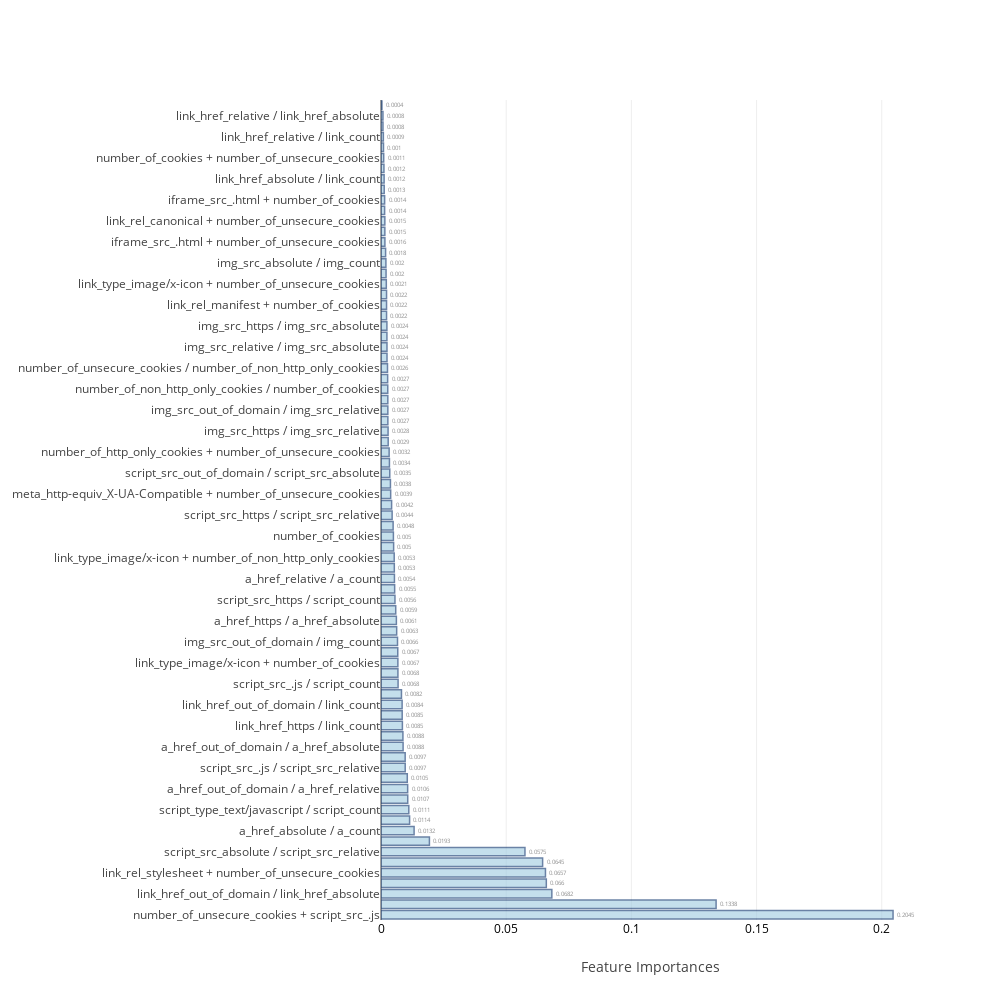

Notebook cell for this chart:
### Code cell
feat_imp=[None]*4
j=0
for i in range(0,8):
    if i>=2 and i<=5:
        model,cm_train,cm_test,acc_train,acc_test,roc_auc,feat_imp[j]=f[i](X_train,Y_train,X_test,Y_test,feature_name)
        j=j+1
    else:
        model,cm_train,cm_test,acc_train,acc_test,roc_auc=f[i](X_train,Y_train,X_test,Y_test)
    table_80_60_train.loc[i]=   ([acc_train,cm_train.TP,cm_train.TN,cm_train.FP,cm_train.FN,cm_train.FPR,cm_train.FNR])
    table_80_60_test.loc[i] =   ([acc_test ,cm_test.TP, cm_test.TN, cm_test.FP, cm_test.FN, cm_test.FPR, cm_test.FNR,roc_auc])
    print("\n")

### Figure 1 — Plotly figure (JSON) as saved in the notebook; plotly's stock layout.template omitted (floating-point values rounded to 4 significant figures)
{"data": [{"marker": {"color": "rgb(158,202,225)", "line": {"color": "rgb(8,48,107)", "width": 1.5}}, "opacity": 0.6, "orientation": "h", "text": [0.2045, 0.1338, 0.0682, 0.066, 0.0657, 0.0645, 0.0575, 0.0193, 0.0132, 0.0114, 0.0111, 0.0107, 0.0106, 0.0105, 0.0097, 0.0097, 0.0088, 0.0088, 0.0085, 0.0085, 0.0084, 0.0082, 0.0068, 0.0068, 0.0067, 0.0067, 0.0066, 0.0063, 0.0061, 0.0059, 0.0056, 0.0055, 0.0054, 0.0053, 0.0053, 0.005, 0.005, 0.0048, 0.0044, 0.0042, 0.0039, 0.0038, 0.0035, 0.0034, 0.0032, 0.0029, 0.0028, 0.0027, 0.0027, 0.0027, 0.0027, 0.0027, 0.0026, 0.0024, 0.0024, 0.0024, 0.0024, 0.0022, 0.0022, 0.0022, 0.0021, 0.002, 0.002, 0.0018, 0.0016, 0.0015, 0.0015, 0.0014, 0.0014, 0.0013, 0.0012, 0.0012, 0.0011, 0.001, 0.0009, 0.0008, 0.0008, 0.0004], "textposition": "outside", "type": "bar", "uid": "49807b62-f121-4ae2-9f6e-eed71d0ee0cb", "x": [0.2045, 0.1338, 0.06823, 0.06603, 0.06568, 0.06455, 0.0575, 0.01934, 0.01322, 0.01142, 0.0111, 0.01068, 0.01065, 0.0105, 0.009664, 0.009652, 0.008821, 0.008754, 0.008542, 0.008462, 0.008434, 0.008176, 0.006823, 0.006758, 0.006738, 0.006694, 0.006593, 0.006259, 0.006144, 0.005884, 0.005573, 0.00545, 0.005365, 0.005314, 0.005271, 0.005046, 0.004952, 0.004839, 0.004446, 0.004238, 0.003862, 0.003769, 0.003498, 0.003369, 0.003245, 0.002868, 0.002824, 0.002738, 0.00273, 0.002724, 0.002701, 0.002658, 0.002592, 0.002402, 0.002389, 0.002365, 0.002355, 0.002222, 0.002218, 0.002215, 0.00212, 0.00202, 0.001962, 0.001836, 0.00156, 0.001536, 0.001532, 0.001449, 0.001449, 0.001285, 0.001245, 0.001174, 0.001078, 0.0009943, 0.0009428, 0.0007856, 0.0007803, 0.0003756], "y": ["number_of_unsecure_cookies + script_src_.js", "number_of_cookies + script_src_out_of_domain", "link_href_out_of_domain / link_href_absolute", "script_src_absolute / script_count", "link_rel_stylesheet + number_of_unsecure_cookies", "link_rel_stylesheet + number_of_cookies", "script_src_absolute / script_src_relative", "number_of_cookies + script_src_absolute", "a_href_absolute / a_count", "a_href_out_of_domain / a_count", "script_type_text/javascript / script_count", "img_src_out_of_domain / img_src_absolute", "a_href_out_of_domain / a_href_relative", "a_href_absolute / a_href_relative", "script_src_.js / script_src_relative", "link_href_out_of_domain / link_href_relative", "a_href_out_of_domain / a_href_absolute", "a_href_https / a_href_relative", "link_href_https / link_count", "script_src_relative / script_count", "link_href_out_of_domain / link_count", "number_of_non_http_only_cookies + script_src_.js", "script_src_.js / script_count", "link_href_.ico + number_of_unsecure_cookies", "link_type_image/x-icon + number_of_cookies", "a_href_https / a_count", "img_src_out_of_domain / img_count", "link_rel_stylesheet + number_of_non_http_only_cookies", "a_href_https / a_href_absolute", "number_of_cookies + number_of_http_only_cookies", "script_src_https / script_count", "script_src_.js / script_src_absolute", "a_href_relative / a_count", "script_src_https / script_src_absolute", "link_type_image/x-icon + number_of_non_http_only_cookies", "meta_http-equiv_X-UA-Compatible + number_of_cookies", "number_of_cookies", "link_href_https / link_href_relative", "script_src_https / script_src_relative", "script_async_true / script_count", "meta_http-equiv_X-UA-Compatible + number_of_unsecure_cookies", "link_href_.ico + number_of_cookies", "script_src_out_of_domain / script_src_absolute", "link_rel_canonical + number_of_non_http_only_cookies", "number_of_http_only_cookies + number_of_unsecure_cookies", "link_href_https / link_href_absolute", "img_src_https / img_src_relative", "script_src_out_of_domain / script_src_relative", "img_src_out_of_domain / img_src_relative", "link_rel_icon + number_of_unsecure_cookies", "number_of_non_http_only_cookies / number_of_cookies", "img_src_relative / img_count", "number_of_unsecure_cookies / number_of_non_http_only_cookies", "link_href_.ico + number_of_non_http_only_cookies", "img_src_relative / img_src_absolute", "link_rel_shortcut icon + number_of_unsecure_cookies", "img_src_https / img_src_absolute", "link_rel_canonical + number_of_cookies", "link_rel_manifest + number_of_cookies", "link_rel_icon + number_of_cookies", "link_type_image/x-icon + number_of_unsecure_cookies", "link_rel_icon + number_of_non_http_only_cookies", "img_src_absolute / img_count", "link_rel_manifest + number_of_unsecure_cookies", "iframe_src_.html + number_of_unsecure_cookies", "iframe_src_absolute / iframe_count", "link_rel_canonical + number_of_unsecure_cookies", "link_rel_shortcut icon + number_of_cookies", "iframe_src_.html + number_of_cookies", "link_href_absolute / link_href_relative", "link_href_absolute / link_count", "img_src_absolute / img_src_relative", "number_of_cookies + number_of_unsecure_cookies", "number_of_http_only_cookies + number_of_non_http_only_cookies", "link_href_relative / link_count", "number_of_unsecure_cookies / number_of_cookies", "link_href_relative / link_href_absolute", "script_src_relative / script_src_absolute"]}], "layout": {"autosize": false, "height": 1000, "width": 1000, "xaxis": {"tickfont": {"color": "black", "size": 12}, "title": "Feature Importances"}, "yaxis": {"automargin": true}}}
